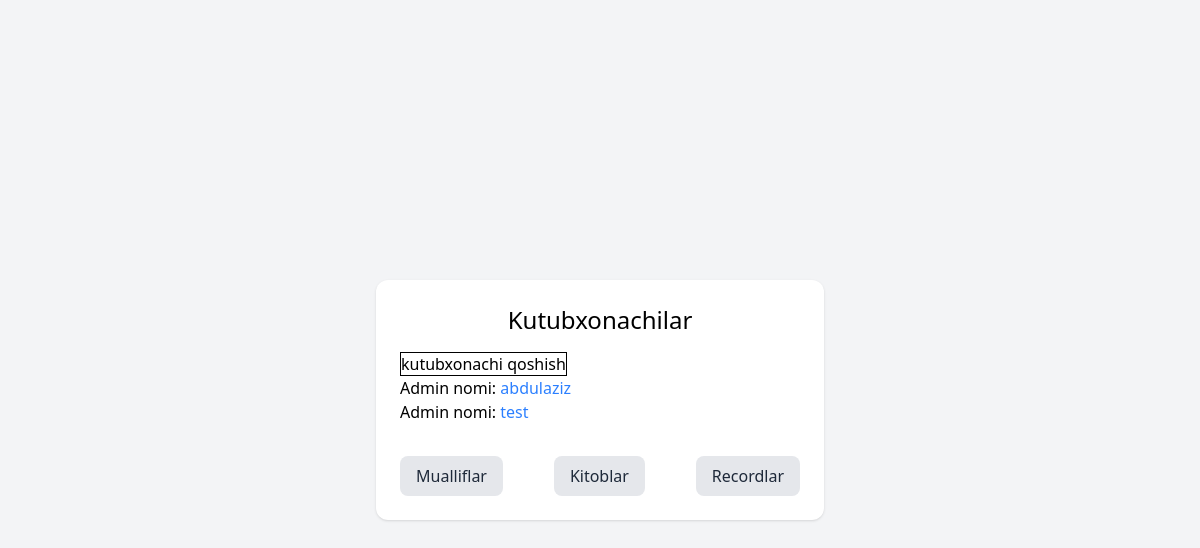
The page /kutubxonachi/ on the database as committed earlier.
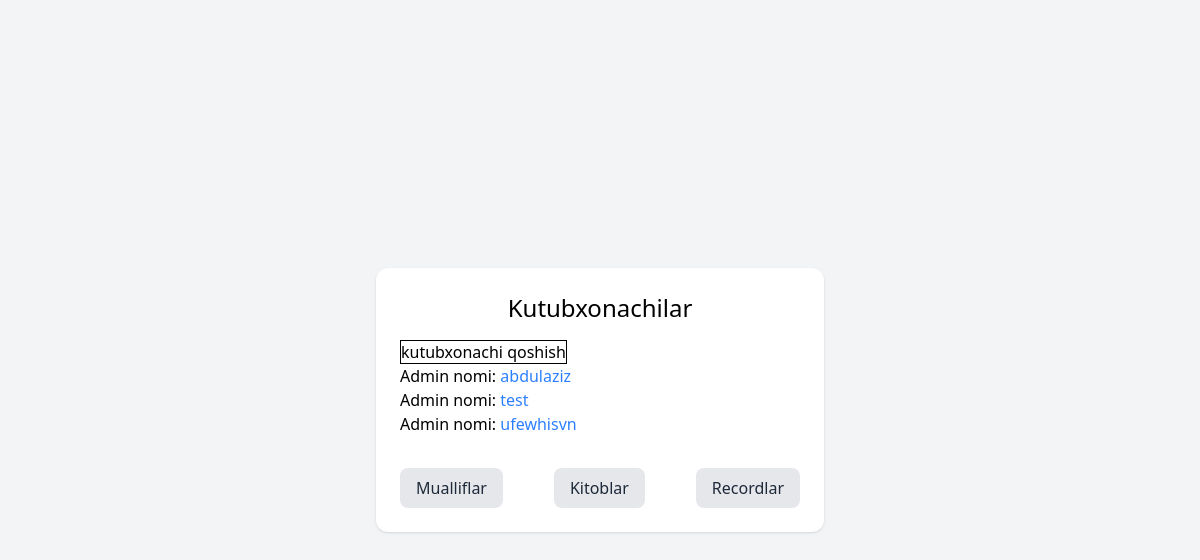
The same page on the database as committed later.
### Kutubxona/models.py (models this page shows, shortened)
class Kutubxonachi(models.Model):
    name=models.CharField(max_length=50)
    start=models.TimeField()
    end=models.TimeField()

### Kutubxona/views.py (the view)
# urls.py: path('kutubxonachi/',kutubxonachi),
def kutubxonachi(request):
    kutubxona=Kutubxonachi.objects.all()
    context={
        'kutubxonachi':kutubxona
    }
    return render(request,'kutubxonachi.html',context)

### template/kutubxonachi.html (shortened to what this page needs)
<!DOCTYPE html>
<html lang="en">
<head>
    <script src="https://cdn.jsdelivr.net/npm/@tailwindcss/browser@4"></script>
</head>
<body class="bg-gray-100 min-h-screen flex justify-center items-center">
<div class="bg-white p-6 rounded-xl shadow w-full max-w-md">
    <h1 class="text-2xl text-center mb-4">Kutubxonachilar</h1>
    <div>
        <a href="/qoshish/kutubxonachi" class="border">kutubxonachi qoshish</a>
    </div>
    {% for k in kutubxonachi %}
    <p>
        <a href="/talaba/{{ talaba.id }}" class="text-black">
           Admin nomi: <span class="text-blue-500"> {{ k.name }}</span>
        </a>
    </p>
    {% endfor %}
    <div class="mt-8 flex justify-between">
            <a href="/"
               class="px-4 py-2 rounded-lg bg-gray-200 text-gray-800 hover:bg-gray-300 transition">
                Mualliflar
            </a>
            <a href="/kitoblar"
               class="px-4 py-2 rounded-lg bg-gray-200 text-gray-800 hover:bg-gray-300 transition">
                Kitoblar
            </a>
            <a href="/record"
               class="px-4 py-2 rounded-lg bg-gray-200 text-gray-800 hover:bg-gray-300 transition">
                Recordlar
            </a>
        </div>
</div>
</body>
</html>

Rows that differ between the two databases and show on the page:
added Kutubxonachi: name "ufewhisvn"
